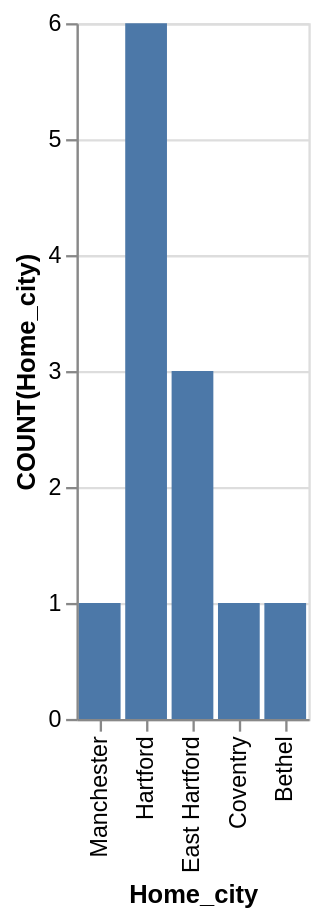

Here is the Vega-Lite specification saved for this chart:
### Vega-Lite specification from a JSON file in a GitHub repository (floating-point values rounded to 4 significant figures)
{"data": {"values": [{"x_data": "Bethel", "y_data": 1}, {"x_data": "Coventry", "y_data": 1}, {"x_data": "East Hartford", "y_data": 3}, {"x_data": "Hartford", "y_data": 6}, {"x_data": "Manchester", "y_data": 1}]}, "mark": "bar", "encoding": {"x": {"field": "x_data", "type": "nominal", "title": "Home_city", "sort": "descending"}, "y": {"field": "y_data", "type": "quantitative", "title": "COUNT(Home_city)"}}}
